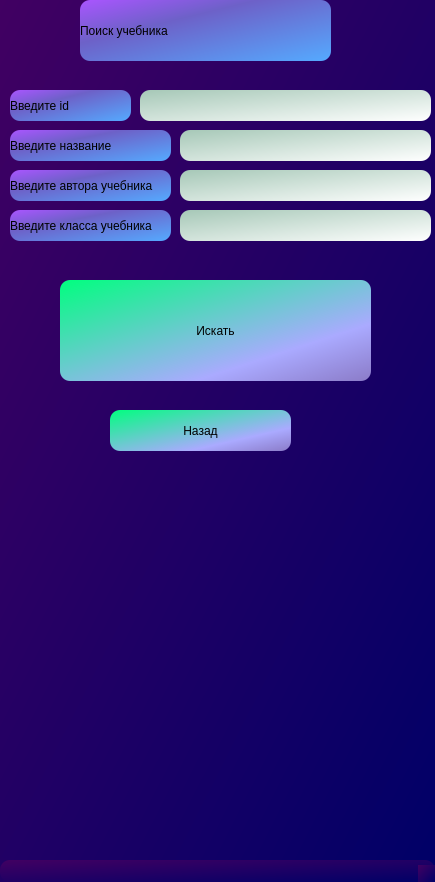
<?xml version="1.0" encoding="UTF-8"?>
<ui version="4.0">
 <class>MainWindow</class>
 <widget class="QMainWindow" name="MainWindow">
  <property name="geometry">
   <rect>
    <x>0</x>
    <y>0</y>
    <width>435</width>
    <height>882</height>
   </rect>
  </property>
  <property name="windowTitle">
   <string>MainWindow</string>
  </property>
  <property name="styleSheet">
   <string notr="true">background-color: qlineargradient(spread:pad, x1:0, y1:0, x2:1, y2:1, stop:0 rgba(65, 0, 98, 255), stop:1 rgba(0, 0, 103, 255));
border-radius: 10px;
</string>
  </property>
  <widget class="QWidget" name="centralwidget">
   <widget class="QLabel" name="label_4">
    <property name="geometry">
     <rect>
      <x>80</x>
      <y>0</y>
      <width>251</width>
      <height>61</height>
     </rect>
    </property>
    <property name="toolTip">
     <string>&lt;html&gt;&lt;head/&gt;&lt;body&gt;&lt;p align=&quot;center&quot;&gt;Редактирование ученика&lt;/p&gt;&lt;/body&gt;&lt;/html&gt;</string>
    </property>
    <property name="whatsThis">
     <string>&lt;html&gt;&lt;head/&gt;&lt;body&gt;&lt;p align=&quot;center&quot;&gt;Редактирование ученика&lt;/p&gt;&lt;/body&gt;&lt;/html&gt;</string>
    </property>
    <property name="styleSheet">
     <string notr="true">background-color: qlineargradient(spread:pad, x1:0, y1:0, x2:1, y2:1, stop:0 rgba(170, 85, 255, 255), stop:0.353234 rgba(109, 97, 200, 255), stop:1 rgba(85, 170, 255, 255));</string>
    </property>
    <property name="text">
     <string>Поиск учебника</string>
    </property>
   </widget>
   <widget class="QLineEdit" name="subject">
    <property name="geometry">
     <rect>
      <x>180</x>
      <y>130</y>
      <width>251</width>
      <height>31</height>
     </rect>
    </property>
    <property name="styleSheet">
     <string notr="true">background-color: qlineargradient(spread:pad, x1:0, y1:0, x2:1, y2:1, stop:0 rgba(166, 200, 183, 255), stop:1 rgba(255, 255, 255, 255));</string>
    </property>
   </widget>
   <widget class="QLineEdit" name="author">
    <property name="geometry">
     <rect>
      <x>180</x>
      <y>170</y>
      <width>251</width>
      <height>31</height>
     </rect>
    </property>
    <property name="styleSheet">
     <string notr="true">background-color: qlineargradient(spread:pad, x1:0, y1:0, x2:1, y2:1, stop:0 rgba(166, 200, 183, 255), stop:1 rgba(255, 255, 255, 255));</string>
    </property>
   </widget>
   <widget class="QLabel" name="label_3">
    <property name="geometry">
     <rect>
      <x>10</x>
      <y>130</y>
      <width>161</width>
      <height>31</height>
     </rect>
    </property>
    <property name="styleSheet">
     <string notr="true">background-color: qlineargradient(spread:pad, x1:0, y1:0, x2:1, y2:1, stop:0 rgba(170, 85, 255, 255), stop:0.353234 rgba(109, 97, 200, 255), stop:1 rgba(85, 170, 255, 255));</string>
    </property>
    <property name="text">
     <string>Введите название</string>
    </property>
   </widget>
   <widget class="QLabel" name="label_5">
    <property name="geometry">
     <rect>
      <x>10</x>
      <y>170</y>
      <width>161</width>
      <height>31</height>
     </rect>
    </property>
    <property name="styleSheet">
     <string notr="true">background-color: qlineargradient(spread:pad, x1:0, y1:0, x2:1, y2:1, stop:0 rgba(170, 85, 255, 255), stop:0.353234 rgba(109, 97, 200, 255), stop:1 rgba(85, 170, 255, 255));</string>
    </property>
    <property name="text">
     <string>Введите автора учебника</string>
    </property>
   </widget>
   <widget class="QLabel" name="label_7">
    <property name="geometry">
     <rect>
      <x>10</x>
      <y>90</y>
      <width>121</width>
      <height>31</height>
     </rect>
    </property>
    <property name="styleSheet">
     <string notr="true">background-color: qlineargradient(spread:pad, x1:0, y1:0, x2:1, y2:1, stop:0 rgba(170, 85, 255, 255), stop:0.353234 rgba(109, 97, 200, 255), stop:1 rgba(85, 170, 255, 255));</string>
    </property>
    <property name="text">
     <string>Введите id</string>
    </property>
   </widget>
   <widget class="QLineEdit" name="id">
    <property name="geometry">
     <rect>
      <x>140</x>
      <y>90</y>
      <width>291</width>
      <height>31</height>
     </rect>
    </property>
    <property name="styleSheet">
     <string notr="true">background-color: qlineargradient(spread:pad, x1:0, y1:0, x2:1, y2:1, stop:0 rgba(166, 200, 183, 255), stop:1 rgba(255, 255, 255, 255));</string>
    </property>
   </widget>
   <widget class="QPushButton" name="finish">
    <property name="geometry">
     <rect>
      <x>60</x>
      <y>280</y>
      <width>311</width>
      <height>101</height>
     </rect>
    </property>
    <property name="styleSheet">
     <string notr="true">background-color: qlineargradient(spread:pad, x1:0, y1:0, x2:1, y2:1, stop:0 rgba(0, 255, 127, 255), stop:0.716418 rgba(170, 170, 255, 255), stop:1 rgba(139, 123, 200, 255));</string>
    </property>
    <property name="text">
     <string>Искать</string>
    </property>
   </widget>
   <widget class="QPushButton" name="back">
    <property name="geometry">
     <rect>
      <x>110</x>
      <y>410</y>
      <width>181</width>
      <height>41</height>
     </rect>
    </property>
    <property name="styleSheet">
     <string notr="true">background-color: qlineargradient(spread:pad, x1:0, y1:0, x2:1, y2:1, stop:0 rgba(0, 255, 127, 255), stop:0.716418 rgba(170, 170, 255, 255), stop:1 rgba(139, 123, 200, 255));</string>
    </property>
    <property name="text">
     <string>Назад</string>
    </property>
   </widget>
   <widget class="QLabel" name="label_12">
    <property name="geometry">
     <rect>
      <x>10</x>
      <y>210</y>
      <width>161</width>
      <height>31</height>
     </rect>
    </property>
    <property name="styleSheet">
     <string notr="true">background-color: qlineargradient(spread:pad, x1:0, y1:0, x2:1, y2:1, stop:0 rgba(170, 85, 255, 255), stop:0.353234 rgba(109, 97, 200, 255), stop:1 rgba(85, 170, 255, 255));</string>
    </property>
    <property name="text">
     <string>Введите класса учебника</string>
    </property>
   </widget>
   <widget class="QLineEdit" name="class_number">
    <property name="geometry">
     <rect>
      <x>180</x>
      <y>210</y>
      <width>251</width>
      <height>31</height>
     </rect>
    </property>
    <property name="styleSheet">
     <string notr="true">background-color: qlineargradient(spread:pad, x1:0, y1:0, x2:1, y2:1, stop:0 rgba(166, 200, 183, 255), stop:1 rgba(255, 255, 255, 255));</string>
    </property>
   </widget>
  </widget>
  <widget class="QMenuBar" name="menubar">
   <property name="geometry">
    <rect>
     <x>0</x>
     <y>0</y>
     <width>435</width>
     <height>26</height>
    </rect>
   </property>
  </widget>
  <widget class="QStatusBar" name="statusbar"/>
 </widget>
 <resources/>
 <connections/>
</ui>
